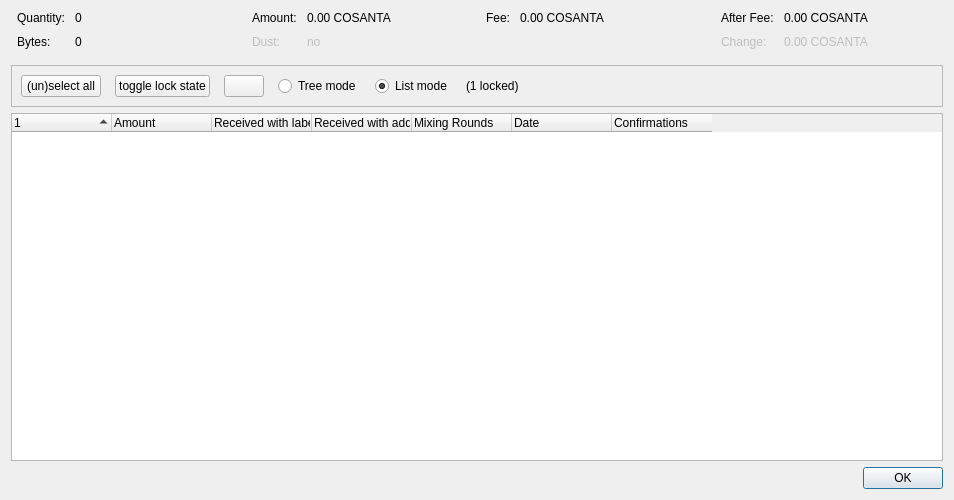
<?xml version="1.0" encoding="UTF-8"?>
<ui version="4.0">
 <class>CoinControlDialog</class>
 <widget class="QDialog" name="CoinControlDialog">
  <property name="geometry">
   <rect>
    <x>0</x>
    <y>0</y>
    <width>954</width>
    <height>500</height>
   </rect>
  </property>
  <property name="windowTitle">
   <string>Coin Selection</string>
  </property>
  <layout class="QVBoxLayout" name="verticalLayout">
   <item>
    <layout class="QHBoxLayout" name="horizontalLayoutTop" stretch="0,0,0,0">
     <property name="topMargin">
      <number>0</number>
     </property>
     <property name="bottomMargin">
      <number>10</number>
     </property>
     <item>
      <layout class="QFormLayout" name="formLayoutCoinControl1">
       <property name="horizontalSpacing">
        <number>10</number>
       </property>
       <property name="verticalSpacing">
        <number>10</number>
       </property>
       <property name="leftMargin">
        <number>6</number>
       </property>
       <property name="rightMargin">
        <number>6</number>
       </property>
       <item row="0" column="0">
        <widget class="QLabel" name="labelCoinControlQuantityText">
         <property name="text">
          <string>Quantity:</string>
         </property>
        </widget>
       </item>
       <item row="0" column="1">
        <widget class="QLabel" name="labelCoinControlQuantity">
         <property name="cursor">
          <cursorShape>IBeamCursor</cursorShape>
         </property>
         <property name="contextMenuPolicy">
          <enum>Qt::ActionsContextMenu</enum>
         </property>
         <property name="text">
          <string notr="true">0</string>
         </property>
         <property name="textInteractionFlags">
          <set>Qt::LinksAccessibleByMouse|Qt::TextSelectableByKeyboard|Qt::TextSelectableByMouse</set>
         </property>
        </widget>
       </item>
       <item row="1" column="0">
        <widget class="QLabel" name="labelCoinControlBytesText">
         <property name="text">
          <string>Bytes:</string>
         </property>
        </widget>
       </item>
       <item row="1" column="1">
        <widget class="QLabel" name="labelCoinControlBytes">
         <property name="cursor">
          <cursorShape>IBeamCursor</cursorShape>
         </property>
         <property name="contextMenuPolicy">
          <enum>Qt::ActionsContextMenu</enum>
         </property>
         <property name="text">
          <string notr="true">0</string>
         </property>
         <property name="textInteractionFlags">
          <set>Qt::LinksAccessibleByMouse|Qt::TextSelectableByKeyboard|Qt::TextSelectableByMouse</set>
         </property>
        </widget>
       </item>
      </layout>
     </item>
     <item>
      <layout class="QFormLayout" name="formLayoutCoinControl2">
       <property name="horizontalSpacing">
        <number>10</number>
       </property>
       <property name="verticalSpacing">
        <number>10</number>
       </property>
       <property name="leftMargin">
        <number>6</number>
       </property>
       <property name="rightMargin">
        <number>6</number>
       </property>
       <item row="0" column="0">
        <widget class="QLabel" name="labelCoinControlAmountText">
         <property name="text">
          <string>Amount:</string>
         </property>
        </widget>
       </item>
       <item row="0" column="1">
        <widget class="QLabel" name="labelCoinControlAmount">
         <property name="cursor">
          <cursorShape>IBeamCursor</cursorShape>
         </property>
         <property name="contextMenuPolicy">
          <enum>Qt::ActionsContextMenu</enum>
         </property>
         <property name="text">
          <string notr="true">0.00 COSANTA</string>
         </property>
         <property name="textInteractionFlags">
          <set>Qt::LinksAccessibleByMouse|Qt::TextSelectableByKeyboard|Qt::TextSelectableByMouse</set>
         </property>
        </widget>
       </item>
       <item row="1" column="0">
        <widget class="QLabel" name="labelCoinControlLowOutputText">
         <property name="enabled">
          <bool>false</bool>
         </property>
         <property name="text">
          <string>Dust:</string>
         </property>
        </widget>
       </item>
       <item row="1" column="1">
        <widget class="QLabel" name="labelCoinControlLowOutput">
         <property name="enabled">
          <bool>false</bool>
         </property>
         <property name="cursor">
          <cursorShape>IBeamCursor</cursorShape>
         </property>
         <property name="contextMenuPolicy">
          <enum>Qt::ActionsContextMenu</enum>
         </property>
         <property name="text">
          <string notr="true">no</string>
         </property>
         <property name="textInteractionFlags">
          <set>Qt::LinksAccessibleByMouse|Qt::TextSelectableByKeyboard|Qt::TextSelectableByMouse</set>
         </property>
        </widget>
       </item>
      </layout>
     </item>
     <item>
      <layout class="QFormLayout" name="formLayoutCoinControl3">
       <property name="horizontalSpacing">
        <number>10</number>
       </property>
       <property name="verticalSpacing">
        <number>10</number>
       </property>
       <property name="leftMargin">
        <number>6</number>
       </property>
       <property name="rightMargin">
        <number>6</number>
       </property>
       <item row="0" column="0">
        <widget class="QLabel" name="labelCoinControlFeeText">
         <property name="text">
          <string>Fee:</string>
         </property>
        </widget>
       </item>
       <item row="0" column="1">
        <widget class="QLabel" name="labelCoinControlFee">
         <property name="cursor">
          <cursorShape>IBeamCursor</cursorShape>
         </property>
         <property name="contextMenuPolicy">
          <enum>Qt::ActionsContextMenu</enum>
         </property>
         <property name="text">
          <string notr="true">0.00 COSANTA</string>
         </property>
         <property name="textInteractionFlags">
          <set>Qt::LinksAccessibleByMouse|Qt::TextSelectableByKeyboard|Qt::TextSelectableByMouse</set>
         </property>
        </widget>
       </item>
      </layout>
     </item>
     <item>
      <layout class="QFormLayout" name="formLayoutCoinControl4">
       <property name="horizontalSpacing">
        <number>10</number>
       </property>
       <property name="verticalSpacing">
        <number>10</number>
       </property>
       <property name="leftMargin">
        <number>6</number>
       </property>
       <property name="rightMargin">
        <number>6</number>
       </property>
       <item row="0" column="0">
        <widget class="QLabel" name="labelCoinControlAfterFeeText">
         <property name="text">
          <string>After Fee:</string>
         </property>
        </widget>
       </item>
       <item row="0" column="1">
        <widget class="QLabel" name="labelCoinControlAfterFee">
         <property name="cursor">
          <cursorShape>IBeamCursor</cursorShape>
         </property>
         <property name="contextMenuPolicy">
          <enum>Qt::ActionsContextMenu</enum>
         </property>
         <property name="text">
          <string notr="true">0.00 COSANTA</string>
         </property>
         <property name="textInteractionFlags">
          <set>Qt::LinksAccessibleByMouse|Qt::TextSelectableByKeyboard|Qt::TextSelectableByMouse</set>
         </property>
        </widget>
       </item>
       <item row="1" column="0">
        <widget class="QLabel" name="labelCoinControlChangeText">
         <property name="enabled">
          <bool>false</bool>
         </property>
         <property name="text">
          <string>Change:</string>
         </property>
        </widget>
       </item>
       <item row="1" column="1">
        <widget class="QLabel" name="labelCoinControlChange">
         <property name="enabled">
          <bool>false</bool>
         </property>
         <property name="cursor">
          <cursorShape>IBeamCursor</cursorShape>
         </property>
         <property name="contextMenuPolicy">
          <enum>Qt::ActionsContextMenu</enum>
         </property>
         <property name="text">
          <string notr="true">0.00 COSANTA</string>
         </property>
         <property name="textInteractionFlags">
          <set>Qt::LinksAccessibleByMouse|Qt::TextSelectableByKeyboard|Qt::TextSelectableByMouse</set>
         </property>
        </widget>
       </item>
      </layout>
     </item>
    </layout>
   </item>
   <item>
    <widget class="QFrame" name="frame">
     <property name="minimumSize">
      <size>
       <width>0</width>
       <height>40</height>
      </size>
     </property>
     <property name="frameShape">
      <enum>QFrame::StyledPanel</enum>
     </property>
     <property name="frameShadow">
      <enum>QFrame::Sunken</enum>
     </property>
     <layout class="QHBoxLayout" name="horizontalLayout">
      <item>
       <layout class="QHBoxLayout" name="horizontalLayoutPanel" stretch="0,0,0,0,0,0,0">
        <property name="spacing">
         <number>14</number>
        </property>
        <item>
         <widget class="QPushButton" name="pushButtonSelectAll">
          <property name="sizePolicy">
           <sizepolicy hsizetype="Maximum" vsizetype="Fixed">
            <horstretch>0</horstretch>
            <verstretch>0</verstretch>
           </sizepolicy>
          </property>
          <property name="text">
           <string>(un)select all</string>
          </property>
          <property name="autoDefault">
           <bool>false</bool>
          </property>
         </widget>
        </item>
        <item>
         <widget class="QPushButton" name="pushButtonToggleLock">
          <property name="sizePolicy">
           <sizepolicy hsizetype="Maximum" vsizetype="Fixed">
            <horstretch>0</horstretch>
            <verstretch>0</verstretch>
           </sizepolicy>
          </property>
          <property name="text">
           <string>toggle lock state</string>
          </property>
          <property name="autoDefault">
           <bool>false</bool>
          </property>
         </widget>
        </item>
        <item>
         <widget class="QPushButton" name="hideButton">
          <property name="sizePolicy">
           <sizepolicy hsizetype="Maximum" vsizetype="Fixed">
            <horstretch>0</horstretch>
            <verstretch>0</verstretch>
           </sizepolicy>
          </property>
          <property name="text">
           <string/>
          </property>
          <property name="autoDefault">
           <bool>false</bool>
          </property>
         </widget>
        </item>
        <item>
         <widget class="QRadioButton" name="radioTreeMode">
          <property name="sizePolicy">
           <sizepolicy hsizetype="Maximum" vsizetype="Fixed">
            <horstretch>0</horstretch>
            <verstretch>0</verstretch>
           </sizepolicy>
          </property>
          <property name="text">
           <string>Tree mode</string>
          </property>
         </widget>
        </item>
        <item>
         <widget class="QRadioButton" name="radioListMode">
          <property name="sizePolicy">
           <sizepolicy hsizetype="Maximum" vsizetype="Fixed">
            <horstretch>0</horstretch>
            <verstretch>0</verstretch>
           </sizepolicy>
          </property>
          <property name="text">
           <string>List mode</string>
          </property>
          <property name="checked">
           <bool>true</bool>
          </property>
         </widget>
        </item>
        <item>
         <widget class="QLabel" name="labelLocked">
          <property name="text">
           <string>(1 locked)</string>
          </property>
         </widget>
        </item>
        <item>
         <spacer name="horizontalSpacer">
          <property name="orientation">
           <enum>Qt::Horizontal</enum>
          </property>
          <property name="sizeHint" stdset="0">
           <size>
            <width>40</width>
            <height>20</height>
           </size>
          </property>
         </spacer>
        </item>
       </layout>
      </item>
     </layout>
    </widget>
   </item>
   <item>
    <widget class="CoinControlTreeWidget" name="treeWidget">
     <property name="contextMenuPolicy">
      <enum>Qt::CustomContextMenu</enum>
     </property>
     <property name="sortingEnabled">
      <bool>false</bool>
     </property>
     <property name="columnCount">
      <number>7</number>
     </property>
     <attribute name="headerShowSortIndicator" stdset="0">
      <bool>true</bool>
     </attribute>
     <attribute name="headerStretchLastSection">
      <bool>false</bool>
     </attribute>
     <column>
      <property name="text">
       <string/>
      </property>
     </column>
     <column>
      <property name="text">
       <string>Amount</string>
      </property>
     </column>
     <column>
      <property name="text">
       <string>Received with label</string>
      </property>
     </column>
     <column>
      <property name="text">
       <string>Received with address</string>
      </property>
     </column>
     <column>
      <property name="text">
       <string>Mixing Rounds</string>
      </property>
     </column>
     <column>
      <property name="text">
       <string>Date</string>
      </property>
     </column>
     <column>
      <property name="text">
       <string>Confirmations</string>
      </property>
      <property name="toolTip">
       <string>Confirmed</string>
      </property>
     </column>
    </widget>
   </item>
   <item>
    <widget class="QDialogButtonBox" name="buttonBox">
     <property name="orientation">
      <enum>Qt::Horizontal</enum>
     </property>
     <property name="standardButtons">
      <set>QDialogButtonBox::Ok</set>
     </property>
    </widget>
   </item>
  </layout>
 </widget>
 <customwidgets>
  <customwidget>
   <class>CoinControlTreeWidget</class>
   <extends>QTreeWidget</extends>
   <header>qt/coincontroltreewidget.h</header>
  </customwidget>
 </customwidgets>
 <resources/>
 <connections/>
</ui>
